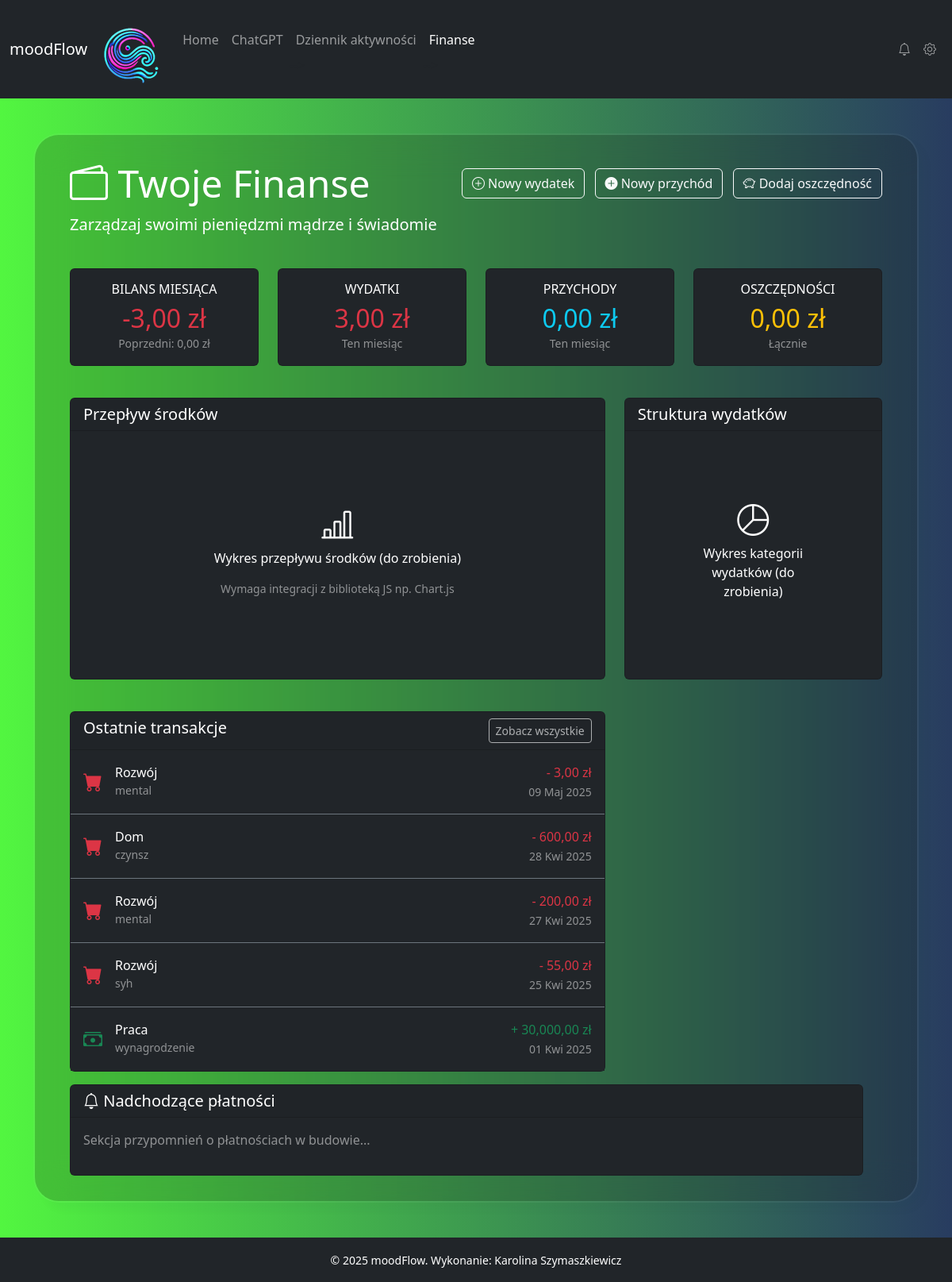
The app's page /finanse (signed in), older data.
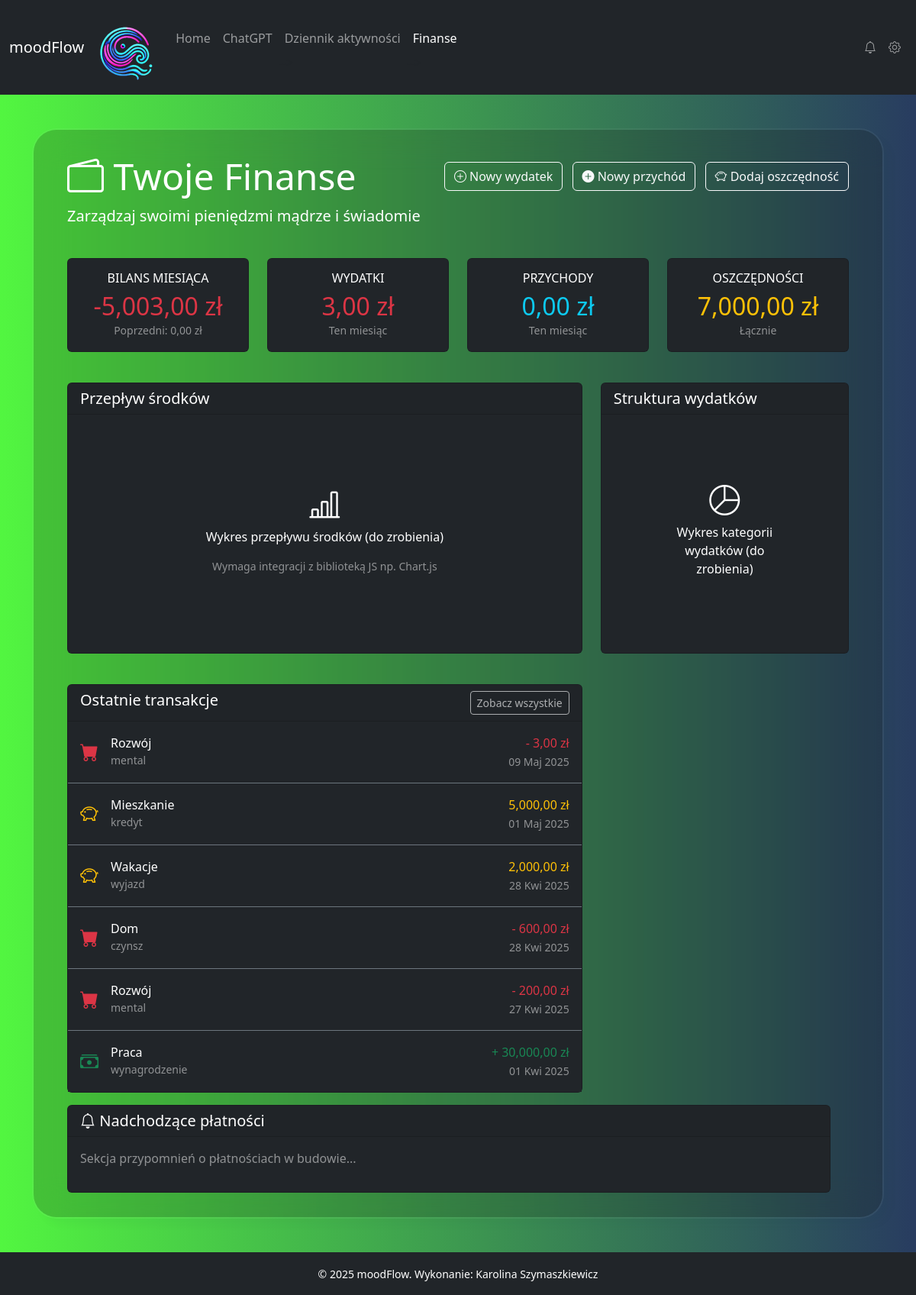
The same page, newer data.
### myapp/models.py (models this page shows, shortened)
class Transaction(models.Model):
    user = models.ForeignKey(settings.AUTH_USER_MODEL, on_delete=models.CASCADE, related_name='transactions')
    category = models.ForeignKey(Category, on_delete=models.SET_NULL, null=True, blank=True, related_name='transactions', verbose_name="Kategoria")
    amount = models.DecimalField(max_digits=10, decimal_places=2, verbose_name="Kwota")
    description = models.CharField(max_length=255, blank=True, null=True, verbose_name="Opis")
    date = models.DateField(default=timezone.now, verbose_name="Data transakcji")
    created_at = models.DateTimeField(auto_now_add=True)
    updated_at = models.DateTimeField(auto_now=True)
    type = models.CharField(max_length=10, choices=TYPE_CHOICES, verbose_name="Typ transakcji")
    class Meta:
        verbose_name = "Transakcja"
        verbose_name_plural = "Transakcje"
        ordering = ['-date', '-created_at'] # Najnowsze najpierw

class Category(models.Model):
    user = models.ForeignKey(settings.AUTH_USER_MODEL, on_delete=models.CASCADE, related_name='finance_categories')
    name = models.CharField(max_length=100, verbose_name="Nazwa kategorii")
    type = models.CharField(max_length=10, choices=TYPE_CHOICES, verbose_name="Typ")
    class Meta:
        verbose_name = "Kategoria finansowa"
        verbose_name_plural = "Kategorie finansowe"
        unique_together = ('user', 'name') # Unikalna nazwa kategorii dla użytkownika

### myapp/views.py (the view)
# urls.py: path('finanse', finance, name='finance'), #finanse
@login_required
def finance(request):
    user = request.user
    today = timezone.now().date()
    current_month = today.month
    current_year = today.year
    recent_transactions = Transaction.objects.filter(user=user).order_by('-date', '-created_at')[:10]
    monthly_transactions = Transaction.objects.filter(
        user=user,
        date__year=current_year,
        date__month=current_month
    )
    monthly_income_sum = monthly_transactions.filter(type='income').aggregate(total=Sum('amount'))['total'] or Decimal('0.00')
    monthly_expenses_sum = monthly_transactions.filter(type='expense').aggregate(total=Sum('amount'))['total'] or Decimal('0.00')
    monthly_savings_sum = monthly_transactions.filter(type='saving').aggregate(
        total=Sum('amount')
    )['total'] or Decimal('0.00')
    monthly_balance = monthly_income_sum - monthly_expenses_sum - monthly_savings_sum
    total_savings_sum = Transaction.objects.filter(
        user=user,
        type='saving'
    ).aggregate(total=Sum('amount'))['total'] or Decimal('0.00')
    summary_data = {
        'balance': monthly_balance, # Bilans miesięczny
        'expenses': monthly_expenses_sum, # Wydatki miesięczne
        'income': monthly_income_sum, # Przychody miesięczne
        'savings': total_savings_sum, # <-- Używam łącznej sumy oszczędności
        'previous_balance': Decimal('0.00'), # Placeholder
    }
    budget_data = []
    goals_data = []
    upcoming_payments_data = []
    context = {
        'recent_transactions': recent_transactions,
        'summary': summary_data,  # Przekazujemy obliczone podsumowanie
        'budgets': budget_data,
        'goals': goals_data,
        'upcoming_payments': upcoming_payments_data,
        'year': today.year
    }
    return render(request, "myapp/finanse.html", context)

### myapp/context_processors.py (called while the page is built)
def global_context(request):
    return {
        'year': datetime.now().year
    }

### myapp/templates/myapp/finanse.html (shortened to what this page needs)
{% extends 'base.html' %}
{% load static %}
{% load humanize %}
{% block content %}
<div class="container">
    <div class="row mb-4">
        <div class="col-12">
            <div class="d-flex justify-content-between align-items-center">
                <h1 class="display-5 mb-0"><i class="bi bi-wallet2"></i> Twoje Finanse</h1>
                <div>
                    <a href="{% url 'add_transaction' transaction_type='wydatek' %}" class="btn btn-outline-light me-2">
                        <i class="bi bi-plus-circle"></i> Nowy wydatek
                    </a>
                    <a href="{% url 'add_transaction' transaction_type='przychod' %}" class="btn btn-outline-light me-2">
                        <i class="bi bi-plus-circle-fill"></i> Nowy przychód
                    </a>
                    <a href="{% url 'add_transaction' transaction_type='oszczednosc' %}" class="btn btn-outline-light">
                        <i class="bi bi-piggy-bank"></i> Dodaj oszczędność
                    </a>
                </div>
            </div>
            <p class="lead mt-2">Zarządzaj swoimi pieniędzmi mądrze i świadomie</p>
        </div>
    </div>
    <div class="row mb-4">
        <div class="col-md-3 mb-3">
            <div class="card bg-dark text-white h-100">
                <div class="card-body text-center">
                    <h6 class="text-uppercase mb-2">Bilans miesiąca</h6>
                    <h2 class="mb-0 {% if summary.balance >= 0 %}text-success{% else %}text-danger{% endif %}">
                        {% if summary.balance >= 0 %}+{% endif %}{{ summary.balance|floatformat:2|intcomma }} zł
                    </h2>
                    <small class="text-white-50">Poprzedni: {{ summary.previous_balance|floatformat:2|intcomma }} zł</small>
                </div>
            </div>
        </div>
        <div class="col-md-3 mb-3">
             <div class="card bg-dark text-white h-100">
                <div class="card-body text-center">
                    <h6 class="text-uppercase mb-2">Wydatki</h6>
                    <h2 class="mb-0 text-danger">{{ summary.expenses|floatformat:2|intcomma }} zł</h2>
                    <small class="text-white-50">Ten miesiąc</small>
                </div>
            </div>
        </div>
        <div class="col-md-3 mb-3">
             <div class="card bg-dark text-white h-100">
                <div class="card-body text-center">
                    <h6 class="text-uppercase mb-2">Przychody</h6>
                    <h2 class="mb-0 text-info">{{ summary.income|floatformat:2|intcomma }} zł</h2>
                    <small class="text-white-50">Ten miesiąc</small>
                </div>
            </div>
        </div>
        <div class="col-md-3 mb-3">
            <div class="card bg-dark text-white h-100">
                <div class="card-body text-center">
                    <h6 class="text-uppercase mb-2">Oszczędności</h6>
                    <h2 class="mb-0 text-warning">{{ summary.savings|floatformat:2|intcomma }} zł</h2>
                    <small class="text-white-50">Łącznie</small>
                </div>
            </div>
        </div>
    </div>
    <div class="row mb-4">
        <div class="col-md-8 mb-3">
             <div class="card bg-dark text-white h-100">
                <div class="card-header d-flex justify-content-between">
                    <h5 class="mb-0">Przepływ środków</h5>
                     </div>
                <div class="card-body">
                     <div style="height: 280px; position: relative;">
                         <div class="position-absolute top-50 start-50 translate-middle text-center">
                            <i class="bi bi-bar-chart-line fs-1 mb-2"></i>
                            <p>Wykres przepływu środków (do zrobienia)</p>
                            <p class="text-white-50 small">Wymaga integracji z biblioteką JS np. Chart.js</p>
                        </div>
                     </div>
                </div>
             </div>
        </div>
        <div class="col-md-4 mb-3">
            <div class="card bg-dark text-white h-100">
                 <div class="card-header">
                    <h5 class="mb-0">Struktura wydatków</h5>
                </div>
                <div class="card-body text-center">
                     <div style="height: 280px; position: relative;">
                         <div class="position-absolute top-50 start-50 translate-middle">
                            <i class="bi bi-pie-chart fs-1 mb-2"></i>
                            <p>Wykres kategorii wydatków (do zrobienia)</p>
                        </div>
                    </div>
                </div>
            </div>
        </div>
    </div>
     <div class="row">
        <div class="col-md-8 mb-3">
            <div class="card bg-dark text-white">
                 <div class="card-header d-flex justify-content-between">
                    <h5 class="mb-0">Ostatnie transakcje</h5>
                    <button class="btn btn-sm btn-outline-light" disabled>Zobacz wszystkie</button>
                </div>
                <div class="card-body p-0">
                    <div class="list-group list-group-flush bg-transparent">
                        {% for tx in recent_transactions %}
                        <div class="list-group-item bg-dark text-white border-secondary d-flex justify-content-between align-items-center py-3">
                            <div class="d-flex align-items-center">
                                <div class="me-3">
                                    {% if tx.type == 'expense' %}
                                        <i class="bi bi-cart-fill text-danger fs-4"></i>
                                    {% elif tx.type == 'income' %}
                                        <i class="bi bi-cash-stack text-success fs-4"></i>
                                    {% elif tx.type == 'saving' %}
                                        <i class="bi bi-piggy-bank text-warning fs-4"></i>
                                    {% else %}
                                        <i class="bi bi-question-circle fs-4"></i>
                                    {% endif %}
                                </div>
                                <div>
                                    <h6 class="mb-0">{{ tx.category.name|default:"Bez kategorii" }}</h6>
                                    <small class="text-white-50">{{ tx.description|default:"" }}</small>
                                </div>
                            </div>
                            <div class="text-end">
                                <div class="{% if tx.type == 'expense' %}text-danger{% elif tx.type == 'income' %}text-success{% elif tx.type == 'saving' %}text-warning{% endif %}">
                                    {% if tx.type == 'expense' %}-{% elif tx.type == 'income' %}+{% endif %}
                                    {{ tx.amount|floatformat:2|intcomma }} zł
                                </div>
                                <small class="text-white-50">{{ tx.date|date:"d M Y" }}</small>
                            </div>
                        </div>
                        {% empty %}
                         <div class="list-group-item bg-dark text-white border-secondary text-center py-3">
                            <p class="text-white-50 mb-0">Brak zarejestrowanych transakcji.</p>
                        </div>
                        {% endfor %}
                    </div>
                </div>
            </div>
        </div>
    <div class="row">
        <div class="col-md-12">
            <div class="card bg-dark text-white">
                <div class="card-header d-flex justify-content-between">
                    <h5 class="mb-0"><i class="bi bi-bell"></i> Nadchodzące płatności</h5>
                    </div>
                <div class="card-body p-0">
                    <div class="p-3">
                         <p class="text-white-50">Sekcja przypomnień o płatnościach w budowie...</p>
                    </div>
                 </div>
            </div>
        </div>
    </div>
</div>
{% endblock %}

### myapp/templates/base.html (shortened to what this page needs)
{% load static %}
<!DOCTYPE html>
<html lang="pl">
<head>
    <link href="{% static 'css/styles.css' %}" type="text/css" rel="stylesheet">
    <link href="https://cdn.jsdelivr.net/npm/bootstrap@5.3.2/dist/css/bootstrap.min.css" rel="stylesheet">
    <link href="https://cdn.jsdelivr.net/npm/bootstrap-icons/font/bootstrap-icons.css" rel="stylesheet">
</head>
<body>
    <nav class="navbar navbar-expand-lg navbar-dark bg-dark sticky-top">
        <div class="container-fluid">
            <a class="navbar-brand" href="{% url 'home' %}">
                moodFlow
            </a>
           <a class="navbar-brand text-center mt-3" href="{% url 'home' %}">
                <img src="{% static 'img/logo-male-bez-tla.png' %}" alt="Logo" class="logo">
            </a>
            <div class="collapse navbar-collapse" id="navbarNavDropdown">
              <ul class="navbar-nav me-auto">
                <li class="nav-item">
                    <a class="nav-link {% if request.resolver_match.url_name == 'home' %}active" aria-current="page{% endif %}" href="{% url 'home' %}">Home</a>
                </li>
                <li class="nav-item">
                    <a class="nav-link {% if request.resolver_match.url_name == 'chat' %}active" aria-current="page{% endif %}" href="{% url 'chat' %}">ChatGPT</a>
                </li>
                   <li class="nav-item">
                    <a class="nav-link {% if request.resolver_match.url_name == 'todo_list' %}active" aria-current="page{% endif %}" href="{% url 'todo_list' %}">Dziennik aktywności</a>-->
                </li>
                  <li class="nav-item">
                    <a class="nav-link {% if request.resolver_match.url_name == 'finance' %}active" aria-current="page{% endif %}" href="{% url 'finance' %}">Finanse</a>-->
                </li>
            </ul>
                <ul class="navbar-nav ms-auto">
                    <li class="nav-item">
                        <a class="nav-link" href="#" data-bs-toggle="tooltip" data-bs-placement="bottom" title="Brak aktualnie powiadomień">
                            <i class="bi bi-bell"></i>
                        </a>
                    </li>
                    <li class="nav-item">
                        <a class="nav-link" href="{% url 'admin:index' %}" data-bs-toggle="tooltip" data-bs-placement="bottom" title="Panel administracyjny">
                            <i class="bi bi-gear"></i>
                        </a>
                    </li>
                </ul>
            </div>
        </div>
    </nav>
    <div class="main-content">
        <div class="gradient-custom-2">
            <div class="container my-4">
                <div class="d-flex justify-content-center">
                    <div class="mask-custom">
                        {% block content %}{% endblock %}
                    </div>
                </div>
            </div>
        </div>
    </div>
    <footer class="footer bg-dark text-white text-center py-3 mt-auto">
    <div class="container">
        <small>&copy; {{ year|default:2025 }} moodFlow. Wykonanie: Karolina Szymaszkiewicz</small>
    </div>
</footer>
</body>
</html>

### static/css/styles.css (style rules this page uses)
.gradient-custom-2 { background: linear-gradient(to right, rgb(82, 246, 64), rgb(40, 60, 96)); min-height: 100vh; display: flex; justify-content: center; align-items: center; padding: 20px; }
.mask-custom { background: rgba(24, 24, 16, 0.2); border-radius: 2em; backdrop-filter: blur(25px); border: 2px solid rgba(255, 255, 255, 0.05); background-clip: padding-box; box-shadow: 10px 10px 10px rgba(46, 54, 68, 0.03); padding: 2rem; max-width: 100%; width: 100%; box-sizing: border-box; min-width: 300px; color: white; }

Row changes from the older to the newer data that the page shows:
removed Transaction: type "expense" (drawn), category.name "Rozwój", description "syh", amount "55,00", date "25 Kwi 2025"
added Transaction: type "saving" (drawn), category.name "Mieszkanie", description "kredyt", amount "5,000,00", date "01 Maj 2025"
added Transaction: type "saving" (drawn), category.name "Wakacje", description "wyjazd", amount "2,000,00", date "28 Kwi 2025"
Text that changed along with them:
{{ summary.balance|floatformat:2|intcomma }}: "-3,00" → "-5,003,00"
{{ summary.savings|floatformat:2|intcomma }}: "0,00" → "7,000,00"
